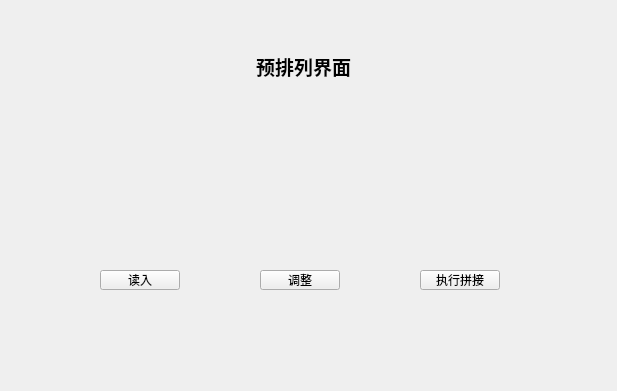
<?xml version="1.0" encoding="UTF-8"?>
<ui version="4.0">
 <class>widge2</class>
 <widget class="QWidget" name="widge2">
  <property name="geometry">
   <rect>
    <x>0</x>
    <y>0</y>
    <width>617</width>
    <height>391</height>
   </rect>
  </property>
  <property name="windowTitle">
   <string>Form</string>
  </property>
  <widget class="QLabel" name="label">
   <property name="geometry">
    <rect>
     <x>233</x>
     <y>51</y>
     <width>141</width>
     <height>31</height>
    </rect>
   </property>
   <property name="text">
    <string>&lt;html&gt;&lt;head/&gt;&lt;body&gt;&lt;p align=&quot;center&quot;&gt;&lt;span style=&quot; font-size:14pt; font-weight:600;&quot;&gt;预排列界面&lt;/span&gt;&lt;/p&gt;&lt;/body&gt;&lt;/html&gt;</string>
   </property>
  </widget>
  <widget class="QPushButton" name="pushButton">
   <property name="geometry">
    <rect>
     <x>100</x>
     <y>270</y>
     <width>80</width>
     <height>20</height>
    </rect>
   </property>
   <property name="text">
    <string>读入</string>
   </property>
  </widget>
  <widget class="QPushButton" name="pushButton_2">
   <property name="geometry">
    <rect>
     <x>260</x>
     <y>270</y>
     <width>80</width>
     <height>20</height>
    </rect>
   </property>
   <property name="text">
    <string>调整</string>
   </property>
  </widget>
  <widget class="QPushButton" name="pushButton_3">
   <property name="geometry">
    <rect>
     <x>420</x>
     <y>270</y>
     <width>80</width>
     <height>20</height>
    </rect>
   </property>
   <property name="text">
    <string>执行拼接</string>
   </property>
  </widget>
 </widget>
 <resources/>
 <connections/>
</ui>
